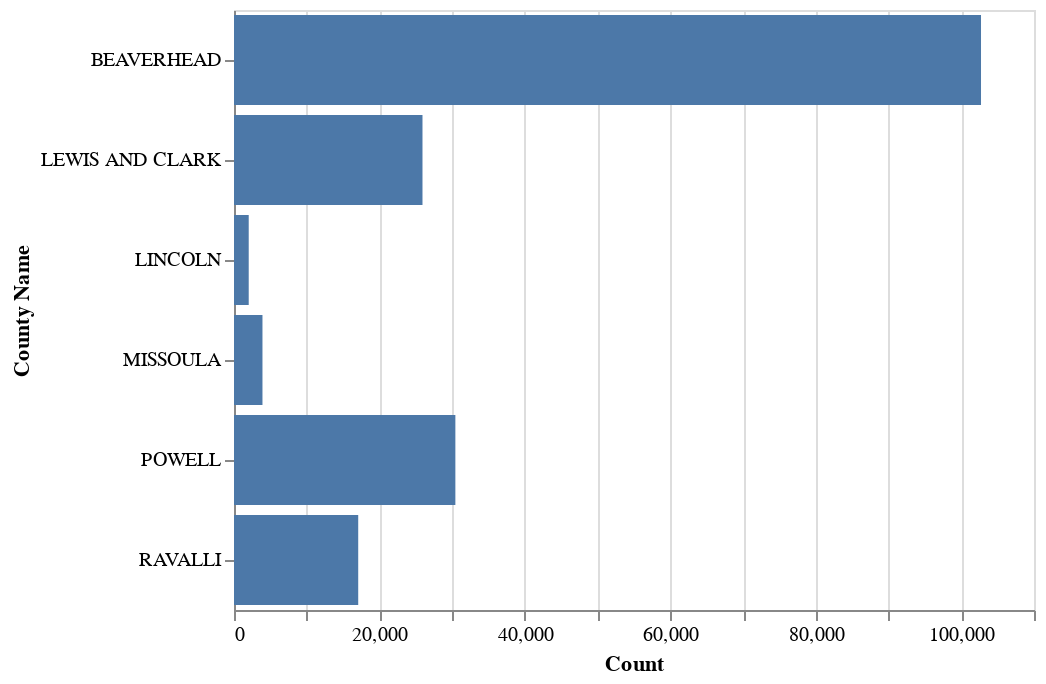

The notebook cell this image was saved under:
### Markdown cell above
## Quick exercises

### Code cell
# Task 1
# Modify this code so it plots chart with points instead of bars
# Replace `mark_bar()` with `mark_point()`

alt.Chart(data).mark_bar().encode(
    x='Count',
    y='County Name'
)

### Figure 1 — Vega-Lite specification as saved in the notebook (floating-point values rounded to 4 significant figures)
{"$schema": "https://vega.github.io/schema/vega-lite/v3.4.0.json", "config": {"background": "white", "mark": {"tooltip": null}, "view": {"height": 300, "width": 400}}, "data": {"name": "data-a0a9f46bdcc0a9796d64ee2022f8f289"}, "datasets": {"data-a0a9f46bdcc0a9796d64ee2022f8f289": [{"Count": 3914, "County Id": 4, "County Name": "MISSOULA", "Type": "Cattle", "Year": 2018}, {"Count": 25917, "County Id": 5, "County Name": "LEWIS AND CLARK", "Type": "Cattle", "Year": 2018}, {"Count": 17080, "County Id": 13, "County Name": "RAVALLI", "Type": "Cattle", "Year": 2018}, {"Count": 102714, "County Id": 18, "County Name": "BEAVERHEAD", "Type": "Cattle", "Year": 2018}, {"Count": 30438, "County Id": 28, "County Name": "POWELL", "Type": "Cattle", "Year": 2018}, {"Count": 2024, "County Id": 56, "County Name": "LINCOLN", "Type": "Cattle", "Year": 2018}]}, "encoding": {"x": {"field": "Count", "type": "quantitative"}, "y": {"field": "County Name", "type": "nominal"}}, "mark": "bar"}
